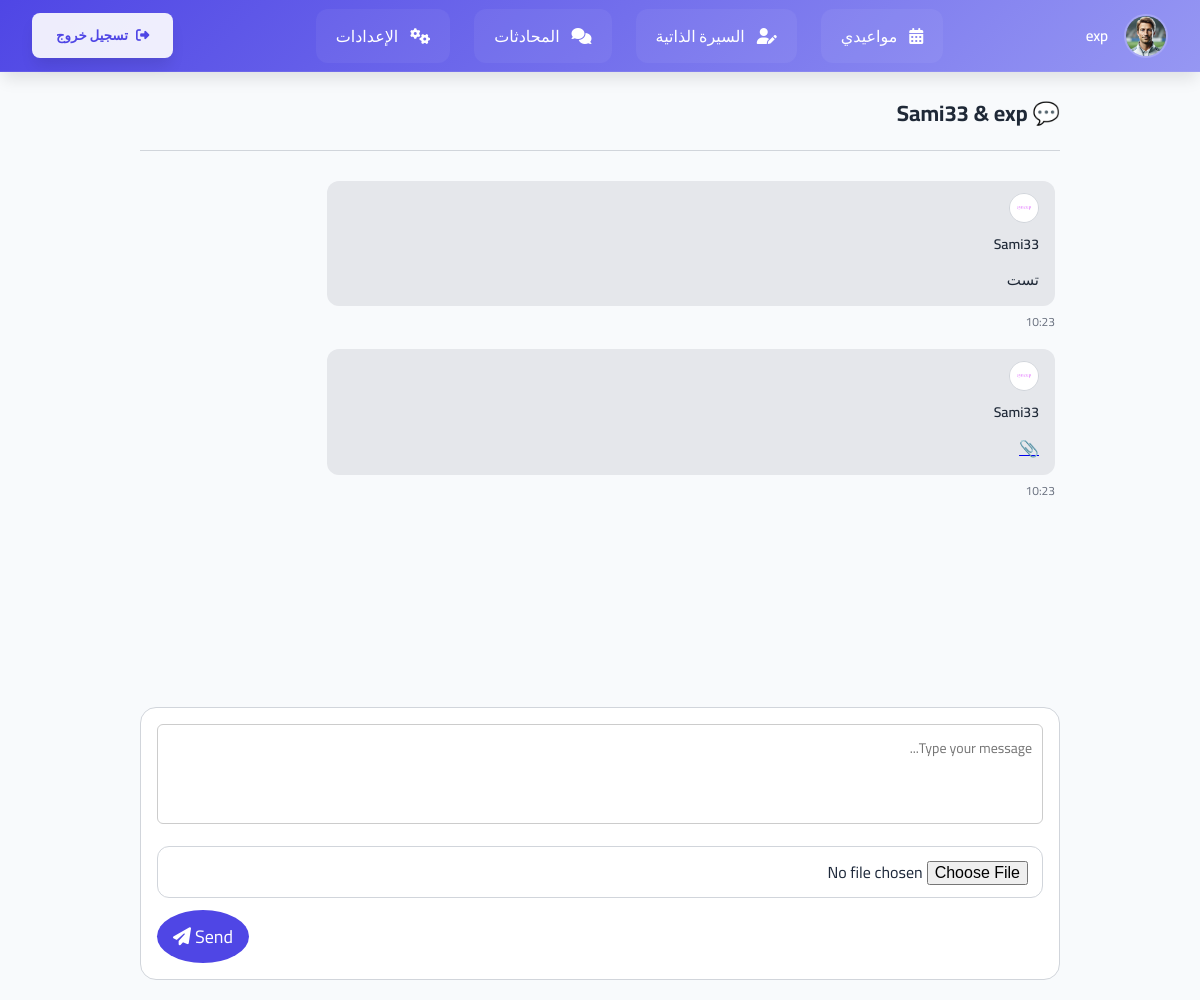
Page /chat/25/ (signed in) on the committed database.
### users/models.py (models this page shows, shortened)
class CustomUser(AbstractUser):
    phone_regex = RegexValidator(
        regex=r'^05\d{8}$',
        message="Phone number must start with 05 and be exactly 10 digits."
    )
    phone_number = models.CharField(
        max_length=10,
        unique=True,
        validators=[phone_regex],
        help_text="Phone number must start with 05 and contain exactly 10 digits."
    )
    ROLE_CHOICES = [
        ('member', 'Member'),
        ('expert', 'Expert')
    ]
    role = models.CharField(
        max_length=10,
        choices=ROLE_CHOICES,
        default='member'
    )
    profile_image = models.ImageField(
        upload_to='profile_pics/',
        default='profile_pics/p.png',
        blank=True,
        null=True
    )
    short_bio = models.CharField(
        max_length=15,
        blank=True,
        help_text="Short description (e.g., AI Expert, UI Guru)."
    )
    full_bio = models.TextField(
        blank=True,
        help_text="Detailed biography or personal summary."
    )
    groups = models.ManyToManyField(
        'auth.Group',
        related_name='custom_user_groups',
        blank=True
    )
    user_permissions = models.ManyToManyField(
        'auth.Permission',
        related_name='custom_user_permissions',
        blank=True
    )

### chat/models.py (models this page shows, shortened)
class ChatRoom(models.Model):
    ROOM_TYPES = [
        ('project', 'Project Chat'),
        ('private', 'Private Chat'),
        ('public', 'Public Chat'),
        ('expert', 'Expert Chat'),
    ]
    room_type = models.CharField(max_length=20, choices=ROOM_TYPES)
    name = models.CharField(max_length=255, blank=True, null=True)  # اسم وصفي اختياري
    project = models.ForeignKey(Project, on_delete=models.CASCADE, null=True, blank=True)
    participants = models.ManyToManyField(CustomUser, related_name='chat_rooms')
    created_at = models.DateTimeField(auto_now_add=True)

class Message(models.Model):
    room = models.ForeignKey(ChatRoom, on_delete=models.CASCADE, related_name='messages')
    sender = models.ForeignKey(CustomUser, on_delete=models.CASCADE, related_name='sent_messages')
    content = models.TextField(blank=True)
    attachment = models.FileField(upload_to='chat_attachments/', blank=True, null=True)
    timestamp = models.DateTimeField(auto_now_add=True)
    is_deleted = models.BooleanField(default=False)  #
    is_read = models.BooleanField(default=False)     #  (لتمييز الرسائل المقروءة من غيرها)
    def is_image(self):
        return self.attachment and self.attachment.url.lower().endswith(('.png', '.jpg', '.jpeg', '.gif'))
    def is_audio(self):
        return self.attachment and self.attachment.url.lower().endswith(('.mp3', '.wav', '.ogg'))

### chat/views.py (the view, shortened to what this page needs)
# urls.py: path('<int:room_id>/', chat_detail, name='chat_detail'),
@login_required
def chat_detail(request, room_id):
    chat = get_object_or_404(ChatRoom, id=room_id)
    if request.user not in chat.participants.all():
        return render(request, 'unauthorized.html', status=403)
    chat.messages.filter(is_read=False).exclude(sender=request.user).update(is_read=True)
    form = MessageForm()
    messages = chat.messages.all().order_by('timestamp')
    return render(request, 'chat_detail.html', {
        'chat': chat,
        'messages': messages,
        'form': form,
    })

### chat/forms.py (shortened to what this page needs)
class MessageForm(forms.ModelForm):
    content = forms.CharField(
        label='',
        required=False,
        max_length=2000,
        widget=forms.Textarea(attrs={
            'rows': 3,
            'placeholder': 'Type your message...',
            'class': 'form-control',
            'style': (
                'width: 100%; '
                'padding: 10px; '
                'border-radius: 6px; '
                'border: 1px solid #ccc; '
                'resize: none; '
                'font-size: 14px;'
            )
        })
    )
    attachment = forms.FileField(
        label='',
        required=False,
        widget=forms.ClearableFileInput(attrs={
            'class': 'form-control',
            'style': 'margin-top: 10px;'
        })
    )
    class Meta:
        model = Message
        fields = ['content', 'attachment']

### templates/chat_detail.html (shortened to what this page needs)
<!DOCTYPE html>
<html lang="en">
<head>
    <link rel="stylesheet" href="https://cdnjs.cloudflare.com/ajax/libs/font-awesome/6.4.0/css/all.min.css">
</head>
<body>
    {% include 'navbar.html' %}
    <div class="chat-container">
        <div class="chat-header">
            <h1 class="chat-title">💬 {{ chat.name|default:"Premium Chat" }}</h1>
        </div>
        <div class="messages-wrapper">
            {% for message in messages %}
            <div class="message-group {% if message.sender == request.user %}user-message-group{% endif %}">
                <div class="message-bubble {% if message.sender == request.user %}user-message{% else %}other-message{% endif %}">
                    <img src="{{ message.sender.profile_image.url }}" alt="avatar" class="sender-avatar">
                    <span class="sender-name">{{ message.sender.get_full_name|default:message.sender.username }}</span>
                    {% if message.is_deleted %}
                        <span style="margin-left: 10px; font-style: italic; color: var(--text-secondary);">
                            This message was deleted by {{ message.sender.username }}
                        </span>
                    {% else %}
                        {% if message.content %}
                            <span class="message-content">{{ message.content }}</span>
                        {% endif %}
                        {% if message.attachment %}
                            <div class="attachment-preview">
                                {% if message.is_image %}
                                    <a href="{{ message.attachment.url }}" target="_blank">
                                        <img src="{{ message.attachment.url }}" alt="Image">
                                    </a>
                                {% elif message.is_audio %}
                                    <audio controls>
                                        <source src="{{ message.attachment.url }}">
                                    </audio>
                                {% else %}
                                    <a href="{{ message.attachment.url }}" download>📎</a>
                                {% endif %}
                            </div>
                        {% endif %}
                    {% endif %}
                </div>
                <div class="message-info">
                    <span class="message-time">{{ message.timestamp|date:"H:i" }}</span>
                </div>
            </div>
            {% empty %}
            <div class="empty-state">
                <p>No messages yet. Start the conversation!</p>
            </div>
            {% endfor %}
        </div>
        <form method="post" action="{% url 'chat_detail' chat.id %}" class="input-area" enctype="multipart/form-data">
            {{ form.content }}
            {{ form.attachment }}
            <button type="submit" class="send-button">
                Send <i class="fas fa-paper-plane"></i>
            </button>
        </form>
    </div>
</body>
</html>

### templates/navbar.html (shortened to what this page needs)
<!DOCTYPE html>
<html lang="ar" dir="rtl">
<head>
    <link rel="stylesheet" href="https://cdnjs.cloudflare.com/ajax/libs/font-awesome/6.4.2/css/all.min.css">
</head>
<body>
    <nav class="navbar">
        <div class="profile">
            <img src="{{ user.profile_image.url }}"
                 class="profile__image"
                 onerror="this.onerror=null; this.src='/media/profile_pics/p.png';"
                 alt="صورة المستخدم">
            <span class="profile__name">{{ user.username }}</span>
        </div>
        <div class="nav-links">
            {% if user.role == 'expert' %}
                <a href="{% url 'expert_availability_manage' %}" class="nav-link">
                    <i class="fas fa-calendar-alt"></i>
                    <span>مواعيدي</span>
                </a>
                <a href="{% url 'edit_expert_bio' %}" class="nav-link">
                    <i class="fas fa-user-edit"></i>
                    <span>السيرة الذاتية</span>
                </a>
            {% else %}
                <a href="{% url 'meeting_list' %}" class="nav-link">
                    <i class="fas fa-video"></i>
                    <span>الاجتماعات</span>
                </a>
            {% endif %}
            <a href="{% url 'chat_list' %}" class="nav-link">
                <i class="fas fa-comments"></i>
                <span>المحادثات</span>
            </a>
            <a href="{% url 'settings' %}" class="nav-link">
                <i class="fas fa-cogs"></i>
                <span>الإعدادات</span>
            </a>
        </div>
        <form id="logout-form" action="{% url 'logout' %}" method="post">
            <button type="submit" class="logout">
                <i class="fas fa-sign-out-alt"></i>
                <span class="logout__text">تسجيل خروج</span>
            </button>
        </form>
    </nav>
</body>
</html>

### templates/chat_detail.html (style rules this page uses)
:root { --primary: #4f46e5; --primary-hover: #4338ca; --background: #f9fafb; --user-bg: #4f46e5; --user-color: #ffffff; --other-bg: #e5e7eb; --text: #1f2937; --border: #d1d5db; --timestamp: #6b7280; }
* { box-sizing: border-box; margin: 0; padding: 0; }
body { font-family: 'Segoe UI', system-ui, sans-serif; background-color: var(--background); min-height: 100vh; padding-top: 72px; }
.chat-container { max-width: 960px; margin: auto; padding: 20px; }
.chat-header { display: flex; align-items: center; justify-content: space-between; padding-bottom: 16px; margin-bottom: 20px; border-bottom: 1px solid var(--border); }
.chat-title { font-size: 22px; font-weight: bold; color: var(--text); }
.messages-wrapper { height: 65vh; overflow-y: auto; display: flex; flex-direction: column; gap: 16px; padding: 10px 5px; }
.message-group { display: flex; flex-direction: column; max-width: 80%; }
.message-bubble { background-color: var(--other-bg); padding: 12px 16px; border-radius: 12px; position: relative; display: inline-flex; flex-direction: column; color: var(--text); gap: 8px; }
.sender-avatar { width: 30px; height: 30px; border-radius: 50%; object-fit: cover; border: 1px solid var(--border); }
.sender-name { font-weight: 600; font-size: 14px; }
.message-content { font-size: 15px; word-wrap: break-word; }
.message-info { display: flex; align-items: center; font-size: 12px; color: var(--timestamp); gap: 8px; margin-top: 4px; }
.input-area { margin-top: 16px; background: white; padding: 16px; border: 1px solid var(--border); border-radius: 16px; display: flex; flex-direction: column; gap: 12px; }
.form-control { width: 100%; min-height: 48px; padding: 10px 14px; font-size: 16px; border: 1px solid var(--border); border-radius: 12px; resize: none; }
.send-button { align-self: flex-end; background-color: var(--primary); border: none; color: white; padding: 10px 16px; border-radius: 50%; cursor: pointer; font-size: 18px; transition: background-color 0.2s ease; }

### templates/navbar.html (style rules this page uses)
:root { --primary-500: #4f46e5; --primary-600: #4f46e5; --surface-100: #f8fafc; --surface-900: #0f172a; --text-primary: #1e293b; --text-inverse: #ffffff; --transition-default: 300ms cubic-bezier(0.4, 0, 0.2, 1); --shadow-lg: 0 10px 15px -3px rgba(0, 0, 0, 0.1); }
* { margin: 0; padding: 0; box-sizing: border-box; font-family: 'Cairo', sans-serif; }
body { background-color: var(--surface-100); color: var(--text-primary); }
.navbar { position: fixed; top: 0; right: 0; width: 100%; height: 72px; display: flex; align-items: center; justify-content: space-between; padding: 0 2rem; background: linear-gradient(135deg, #4f46e5, #9697f3); backdrop-filter: blur(12px); box-shadow: var(--shadow-lg); z-index: 1000; border-bottom: 1px solid rgba(255, 255, 255, 0.1); }
.profile { display: flex; align-items: center; gap: 1rem; color: var(--text-inverse); position: relative; }
.profile__image { width: 44px; height: 44px; border-radius: 50%; object-fit: cover; border: 2px solid rgba(255, 255, 255, 0.2); transition: transform var(--transition-default); }
.profile__name { font-weight: 600; font-size: 0.95rem; letter-spacing: -0.2px; }
.nav-links { display: flex; gap: 1.5rem; align-items: center; transition: transform var(--transition-default); }
.nav-link { color: var(--text-inverse); text-decoration: none; padding: 0.75rem 1.25rem; border-radius: 0.75rem; display: flex; align-items: center; gap: 0.75rem; position: relative; background: rgba(255, 255, 255, 0.05); transition: all var(--transition-default); }
.nav-link::after { content: ''; position: absolute; bottom: 0; right: 50%; width: 0; height: 2px; background: var(--text-inverse); transition: all var(--transition-default); }
.logout { background: rgba(255, 255, 255, 0.9); color: var(--primary-600); border: none; padding: 0.6rem 1.5rem; border-radius: 0.5rem; display: flex; align-items: center; gap: 0.5rem; cursor: pointer; transition: all var(--transition-default); font-weight: 600; box-shadow: var(--shadow-lg); }

### rows in the picture
CustomUser: profile_image (picture), username "exp"
ChatRoom: name "Sami33 & exp"
Message: sender.profile_image (picture), sender.get_full_name "Sami33", content "تست", timestamp "10:23"
Message: sender.profile_image (picture), sender.get_full_name "Sami33", timestamp "10:23"
